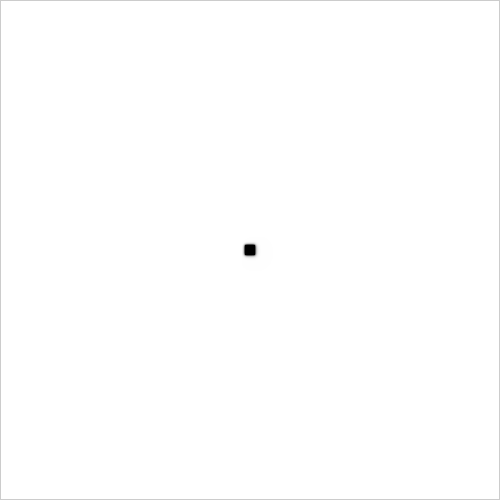
Frame 1 (no input)
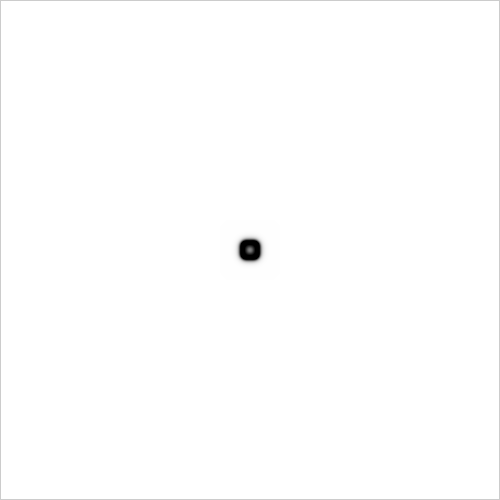
Frame 60 (the mouse pressed at the canvas centre just before this capture)
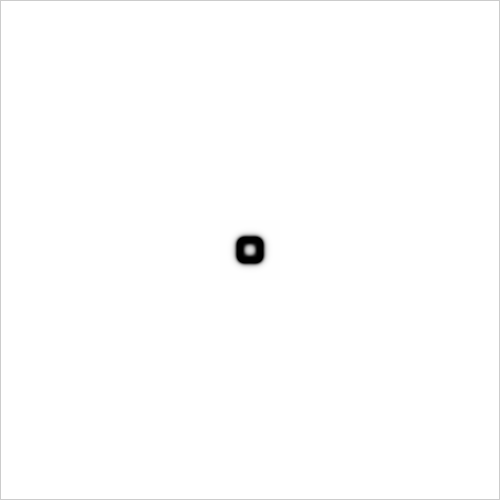
Frame 120 (the mouse held since frame 60 and released just before this capture)

The Processing sketch that drew these frames (run headless with seeded random() and noise(); from frame 60 on, the mouse is pressed at the canvas centre):

// Processing sketch: generative_art_j143
// ── generative_art_j143.pde
Cell[][] grid;
Cell[][] prev;
int size = 15;
int startx, starty;
int xmin, xmax, ymin, ymax;

float dA = 1.0;
float dB = 0.4;
float feed = 0.08;
float k = 0.06;
float fr = 4;

void setup() {
  size(500, 500);
  frameRate(30);
  smooth();
  noFill();
  grid = new Cell[width][height];
  prev = new Cell[width][height];

  for (int i = 0; i < width; i++) {
    for (int j = 0; j < height; j ++) {
      float a = 1;
      float b = 0;
      grid[i][j] = new Cell(a, b);
      prev[i][j] = new Cell(a, b);
    }
  }

  for (int n = 0; n < 1; n++) {
    startx = width/2;
    starty = height/2;

    for (int i = startx-5; i < startx+5; i++) {
      for (int j = starty-5; j < starty+5; j ++) {
        float a = 0;
        float b = 1;
        grid[i][j] = new Cell(a, b);
        prev[i][j] = new Cell(a, b);
      }
    }
  }
  size = 30;
  xmin = constrain(startx-size, 1, width-1);
  xmax = constrain(startx+size, 1, width-1);
  ymin = constrain(starty-size, 1, height-1);
  ymax = constrain(starty+size, 1, height-1);
}

class Cell {
  float a;
  float b;

  Cell(float a_, float b_) {
    a = a_;
    b = b_;
  }
}


void update() {
  //if (frameCount%50 == 0) size++;
  boolean test = true;
  while (test && xmin > 1) {
    test = false;
    for (int i = ymin; i < ymax; i++) {
      if (prev[xmin][i].b > 0.001) {
        xmin = constrain(xmin-1, 1, width-1);
        test = true;
      }
    }
  }
  test = true;
  while (test && xmax < width-1) {
    test = false;
    for (int i = ymin; i < ymax; i++) {
      if (prev[xmax-1][i].b > 0.001) {
        xmax = constrain(xmax+1, 1, width-1);
        test = true;
      }
    }
  }
  test = true;
  while (test && ymin > 1) {
    test = false;
    for (int i = xmin; i < xmax; i++) {
      if (prev[i][ymin].b > 0.001) {
        test = true;
        ymin = constrain(ymin-1, 1, width-1);
      }
    }
  }
  test = true;
  while (test && ymax < height-1) {
    test = false;
    for (int i = xmin; i < xmax; i++) {
      if (prev[i][ymax-1].b > 0.001) {
        ymax = constrain(ymax+1, 1, width-1);
        test = true;
      }
    }
  }
  for (int i = xmin; i < xmax; i++) {
    for (int j = ymin; j < ymax; j ++) {
      Cell spot = prev[i][j];
      Cell newspot = grid[i][j];

      float a = spot.a;
      float b = spot.b;

      float laplaceA = 0;
      float laplaceAa = 0;
      float laplaceAb = 0;
      laplaceA += a*-1;
      laplaceAa += prev[i+1][j].a;
      laplaceAa += prev[i-1][j].a;
      laplaceAa += prev[i][j+1].a;
      laplaceAa += prev[i][j-1].a;
      laplaceAb += prev[i-1][j-1].a;
      laplaceAb += prev[i+1][j-1].a;
      laplaceAb += prev[i-1][j+1].a;
      laplaceAb += prev[i+1][j+1].a;
      laplaceA += laplaceAa*0.2 + laplaceAb*0.05;

      float laplaceB = 0;
      float laplaceBa = 0;
      float laplaceBb = 0;
      laplaceB += b*-1;
      laplaceBa += prev[i+1][j].b;
      laplaceBa += prev[i-1][j].b;
      laplaceBa += prev[i][j+1].b;
      laplaceBa += prev[i][j-1].b;
      laplaceBb += prev[i-1][j-1].b;
      laplaceBb += prev[i+1][j-1].b;
      laplaceBb += prev[i-1][j+1].b;
      laplaceBb += prev[i+1][j+1].b;
      laplaceB += laplaceBa*0.2 + laplaceBb*0.05;

      newspot.a = a + (dA*laplaceA - a*b*b + feed*(1-a))*1;
      newspot.b = b + (dB*laplaceB + a*b*b - (k+feed)*b)*1;

      newspot.a = constrain(newspot.a, 0, 1);
      newspot.b = constrain(newspot.b, 0, 1);
    }
  }
}

void swap() {
  /**Cell[][] temp = prev;
  prev = grid;
  grid = temp;**/
  grid = prev;
}

void draw() {
  //background(1);
  //println(frameRate);
  
  /**if (frameRate > 24)
    fr = constrain(fr+0.05, 1, 10);
  else if (frameRate < 24)
    fr = constrain(fr-0.05, 1, 10);
  println(fr);**/
  for (int i = 0; i < fr; i++) {
    update();
    swap();
  }

  loadPixels();
  for (int i = 1; i < width-1; i++) {
    for (int j = 1; j < height-1; j ++) {
      Cell spot = grid[i][j];
      float a = spot.a;
      float b = spot.b;
      int pos = i + j * width;
      pixels[pos] = color((a-b)*255);
    }
  }
  updatePixels();
  /**line(xmin, ymin, xmax, ymin);
  line(xmin, ymin, xmin, ymax);
  line(xmax, ymin, xmax, ymax);
  line(xmin, ymax, xmax, ymax);**/
}
